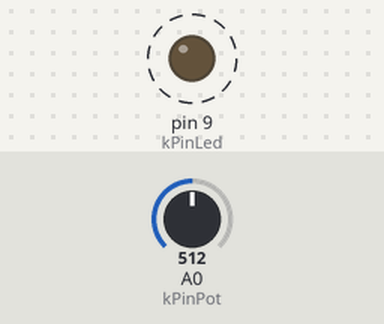
The sketch below on a simulated Arduino Uno, built with avr-gcc and run on an emulated ATmega328P. Shown: output pins drawn as LEDs (lit = HIGH). Dashed ring = blinking. The inputs (shaded band) are chosen by the test bench; at power-on: A0 (kPinPot) = 512.

Above: at 1.8 s.
1.9 s: A0 (kPinPot) set to 0
At 2.6 s:
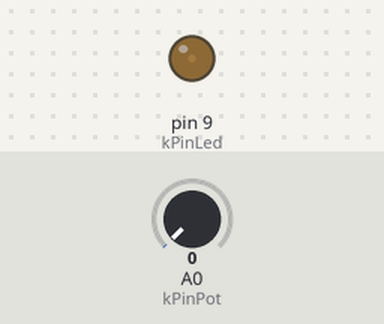
3.6 s: A0 (kPinPot) set to 122
At 3.9 s:
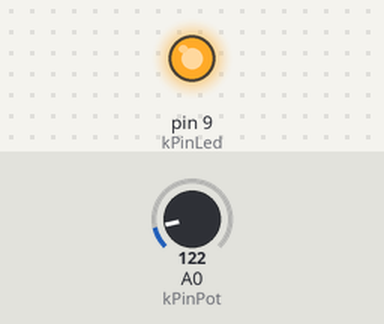
Timing chart, 0 to 13.1 s (numbered marks = the images above; inputs shaded):
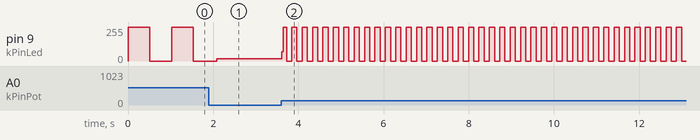

The sketch:

pot2.pde
```cpp
const int kPinPot = A0;
const int kPinLed = 9;

void setup()
{
  pinMode(kPinLed, OUTPUT);
}

void loop()
{
  int sensorValue;

  sensorValue = analogRead(kPinPot);

  digitalWrite(kPinLed, HIGH);
  delay(sensorValue);
  digitalWrite(kPinLed, LOW);
  delay(sensorValue);
}
```

Measured:
- after the input at 3.6 s, pin 9 (kPinLed): 18/255 → 70/255 at once, then moves between 0/255 and 255/255, repeating every 0.24 s
- by itself, pin 9 (kPinLed): alternates 255/255 for 0.51 s and 0/255 for 0.51 s
